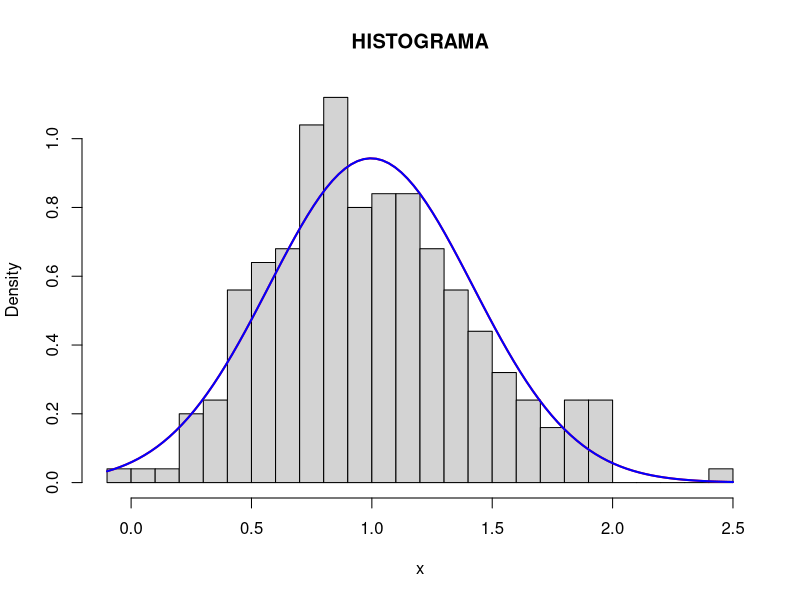

Source code (R):
#####################  INFERENCIA PARAMETRICA #######################

###########################  ESTIMACION  ###########################


library(MASS)



set.seed(123)   #No fijar semilla y comentar los resultados

x<- rnorm(250, mean=1, sd=0.45)     


#Ajuste m?xima verosimilitud de distribuciones univariables
fit <- fitdistr(x, densfun="normal") 
fit #media y varianza muestrar dentro de la maxima verosimilitud; entre parentesis esta la desviacion tipica, su dispersion

hist(x, pch=20, breaks=25, prob=TRUE, main="HISTOGRAMA")
curve(dnorm(x, fit$estimate[1], fit$estimate[2]), col="red", lwd=2, add=T) #ajusta valores de una normal (la normal que he estimado previamente)



#Estimaci?n por el m?todo de los momentos 
fitMME <- fitdistr(x, "normal", method="mme")
fitMME
curve(dnorm(x, fitMME$estimate[1], fitMME$estimate[2]), col="blue", lwd=2, add=T)



#Estimaci?n m?xima bondad del ajuste
#Diversos estudios destacan la mejor estimaci?n param?trica 

fitMGE <-fitdistr(x, "normal", method="mge")
fitMGE



